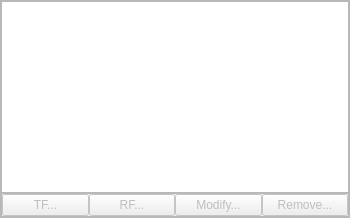
                  <widget class="QFrame" name="frame_7">
                   <property name="minimumSize">
                    <size>
                     <width>350</width>
                     <height>0</height>
                    </size>
                   </property>
                   <property name="maximumSize">
                    <size>
                     <width>16777215</width>
                     <height>16777215</height>
                    </size>
                   </property>
                   <property name="frameShape">
                    <enum>QFrame::StyledPanel</enum>
                   </property>
                   <property name="frameShadow">
                    <enum>QFrame::Raised</enum>
                   </property>
                   <layout class="QVBoxLayout" name="verticalLayout_9">
                    <property name="spacing">
                     <number>0</number>
                    </property>
                    <property name="margin">
                     <number>0</number>
                    </property>
                    <item>
                     <widget class="QTableView" name="tblLegsFA">
                      <property name="sizePolicy">
                       <sizepolicy hsizetype="Preferred" vsizetype="Preferred">
                        <horstretch>0</horstretch>
                        <verstretch>0</verstretch>
                       </sizepolicy>
                      </property>
                      <property name="minimumSize">
                       <size>
                        <width>0</width>
                        <height>0</height>
                       </size>
                      </property>
                      <property name="sortingEnabled">
                       <bool>false</bool>
                      </property>
                      <attribute name="horizontalHeaderCascadingSectionResizes">
                       <bool>false</bool>
                      </attribute>
                     </widget>
                    </item>
                    <item>
                     <widget class="QFrame" name="frame_8">
                      <property name="maximumSize">
                       <size>
                        <width>16777215</width>
                        <height>25</height>
                       </size>
                      </property>
                      <property name="frameShape">
                       <enum>QFrame::StyledPanel</enum>
                      </property>
                      <property name="frameShadow">
                       <enum>QFrame::Raised</enum>
                      </property>
                      <layout class="QHBoxLayout" name="horizontalLayout_7">
                       <property name="spacing">
                        <number>0</number>
                       </property>
                       <property name="margin">
                        <number>0</number>
                       </property>
                       <item>
                        <widget class="QPushButton" name="btnAddTF_FA">
                         <property name="enabled">
                          <bool>false</bool>
                         </property>
                         <property name="font">
                          <font>
                           <weight>50</weight>
                           <bold>false</bold>
                          </font>
                         </property>
                         <property name="text">
                          <string>TF...</string>
                         </property>
                        </widget>
                       </item>
                       <item>
                        <widget class="QPushButton" name="btnAddRF_FA">
                         <property name="enabled">
                          <bool>false</bool>
                         </property>
                         <property name="font">
                          <font>
                           <weight>50</weight>
                           <bold>false</bold>
                          </font>
                         </property>
                         <property name="text">
                          <string>RF...</string>
                         </property>
                        </widget>
                       </item>
                       <item>
                        <widget class="QPushButton" name="btnModify_FA">
                         <property name="enabled">
                          <bool>false</bool>
                         </property>
                         <property name="font">
                          <font>
                           <weight>50</weight>
                           <bold>false</bold>
                          </font>
                         </property>
                         <property name="text">
                          <string>Modify...</string>
                         </property>
                        </widget>
                       </item>
                       <item>
                        <widget class="QPushButton" name="btnRemove_FA">
                         <property name="enabled">
                          <bool>false</bool>
                         </property>
                         <property name="font">
                          <font>
                           <weight>50</weight>
                           <bold>false</bold>
                          </font>
                         </property>
                         <property name="text">
                          <string>Remove...</string>
                         </property>
                        </widget>
                       </item>
                      </layout>
                     </widget>
                    </item>
                   </layout>
                  </widget>
